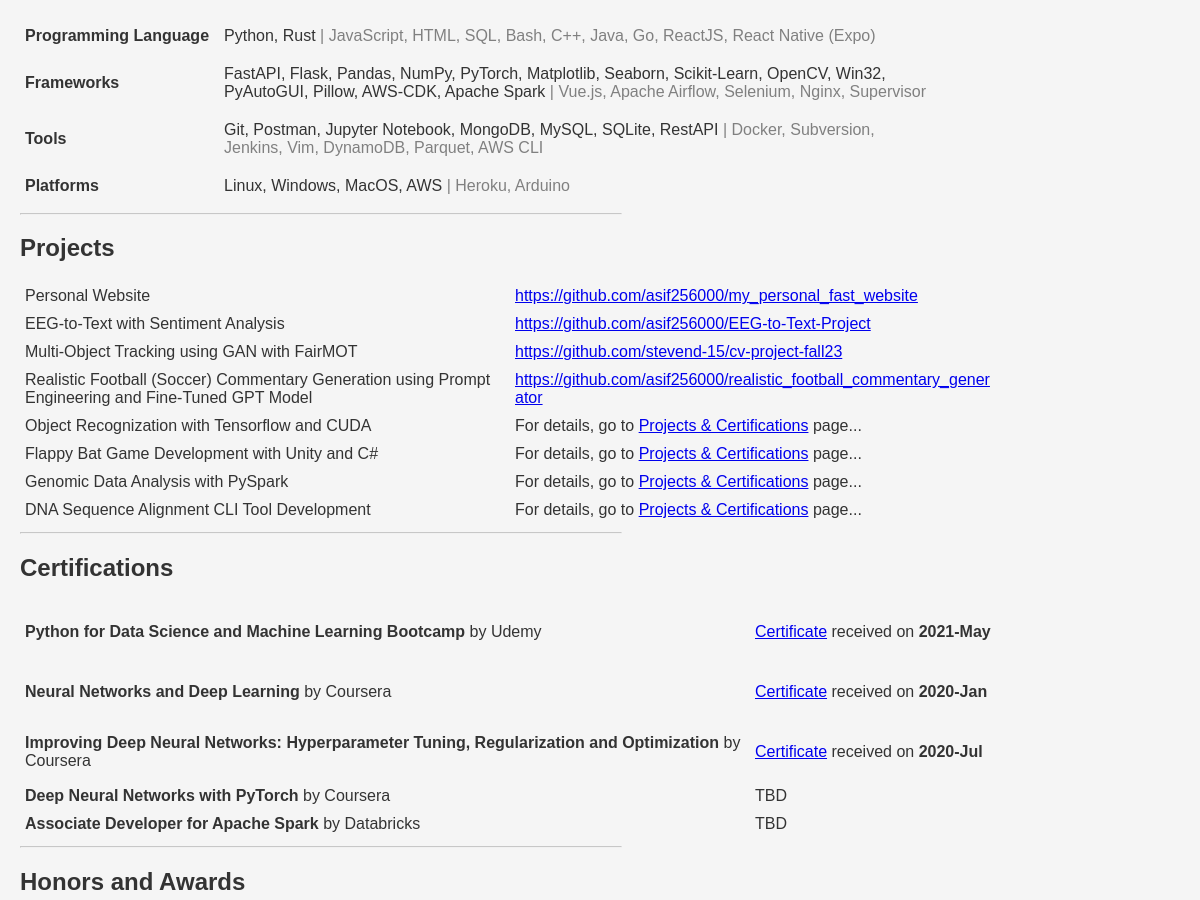
Before: /overview (middle part) with the older database file.
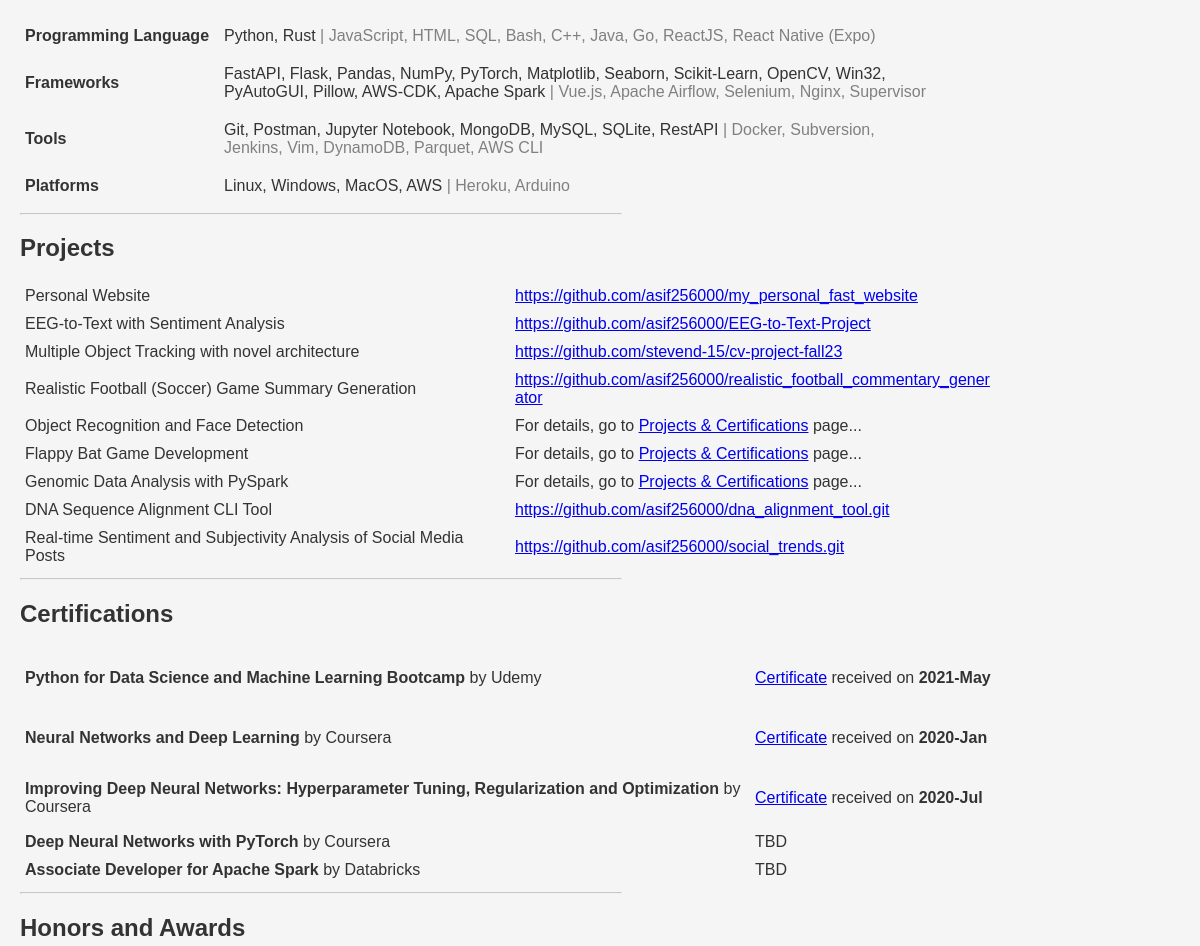
After: the same page with the newer database file.
### src/data/models.py (models this page shows)
class Skills(Base):
    __tablename__ = "skills"
    id = Column(Integer, primary_key=True, index=True)
    skill = Column(String)
    subcategory = Column(String)
    proficiency = Column(String)
    fk_user = Column(Integer, ForeignKey("basic_info.id"))
    user = relationship("BasicInfo", back_populates="skills")

class Projects(Base):
    __tablename__ = "projects"
    id = Column(Integer, primary_key=True, index=True)
    title = Column(String)
    description = Column(String)
    link = Column(String)
    fk_user = Column(Integer, ForeignKey("basic_info.id"))
    user = relationship("BasicInfo", back_populates="projects")

class Certifications(Base):
    __tablename__ = "certifications"
    id = Column(Integer, primary_key=True, index=True)
    title = Column(String)
    issuer = Column(String)
    description = Column(String)
    achievement_date = Column(Date)
    link = Column(String)
    fk_user = Column(Integer, ForeignKey("basic_info.id"))
    user = relationship("BasicInfo", back_populates="certifications")

### src/web/routes.py (the view)
@router.get("/overview", name="overview", response_class=HTMLResponse)
def send_overview(request: Request, db: Session = Depends(db_init.get_db)):
    basic_info = db_ops.filter_data_with_id(db, table_name="basic_info", lookup_id=1)
    user_filter = {"fk_user": basic_info.id}
    education = db_ops.filter_data_from_table(db, table_name="education", lookup_filter=user_filter)
    experience = db_ops.filter_data_from_table(db, table_name="experience", lookup_filter=user_filter)
    skills = db_ops.filter_data_from_table(db, table_name="skills", lookup_filter=user_filter)
    projects = db_ops.filter_data_from_table(db, table_name="projects", lookup_filter=user_filter)
    certifications = db_ops.filter_data_from_table(db, table_name="certifications", lookup_filter=user_filter)
    honors_and_awards = db_ops.filter_data_from_table(db, table_name="honors_and_awards", lookup_filter=user_filter)
    interests = db_ops.filter_data_from_table(db, table_name="interests", lookup_filter=user_filter)
    resume = db_ops.filter_data_from_table(db, table_name="resume", lookup_filter=user_filter | {"is_latest": 1})
    return templates.TemplateResponse(
        "overview.html",
        {
            "request": request,
            "current_page": "overview",
            "curr_date": date.today(),
            "basic_info": basic_info,
            "education": education,
            "experience": experience,
            "skills": arrange_skills(skills),
            "projects": projects,
            "certifications": certifications,
            "honors_and_awards": honors_and_awards,
            "interests": arrange_interests(interests),
            "resume": resume,
        },
    )

### templates/overview.html (shortened to what this page needs)
{% extends "base.html" %}
{% block content %}
    <div class="main-content">
        <section id="skills">
            <table>
            <tbody class="two-cols dense-table">
                {% for skill_category, all_skills in skills.items() %}
                    {% set adv_skills = ", ".join(all_skills.get("Advanced", [])) %}
                    {% set int_skills = ", ".join(all_skills.get("Intermediate", [])) %}
                    <tr>
                        <td><b>{{ skill_category }}</b></td>
                        <td>
                            <p style="margin: 5px;">
                                <span style="opacity: 1;">{{ adv_skills }}</span>
                                {% if int_skills %}
                                    <span style="opacity: 0.6;">| {{ int_skills }}</span>
                                {% endif %}
                            </p>
                        </td>
                    </tr>
                {% endfor %}
            </tbody>
            </table>
        </section>
        <hr class="section-divider">
        <section id="projects">
            <h2>Projects</h2>
            <table>
                <tbody class="equal-two-cols dense-table">
                    {% for proj in projects %}
                        <tr>
                            <td>{{ proj.title }}</td>
                            {% if proj.link %}
                                <td><a href="{{ proj.link }}">{{ proj.link }}</a></td>
                            {% else %}
                                <td>For details, go to <a href="{{ url_for('projects_certificates') }}">Projects & Certifications</a> page...</td>
                            {% endif %}
                        </tr>
                    {% endfor %}
                </tbody>
            </table>
        </section>
        <hr class="section-divider">
        <section id="certifications">
            <h2>Certifications</h2>
            <table>
            <tbody class="inverted-two-cols dense-table">
                {% for cert in certifications %}
                    <tr>
                    <td><b>{{ cert.title }}</b> by {{ cert.issuer }}</td>
                    {% if cert.link %}
                        <td><p><a href="{{ cert.link }}">Certificate</a> received on <b>{{ cert.achievement_date.strftime("%Y-%b") }}</b></p></td>
                    {% else %}
                        <td>TBD</td>
                    {% endif %}
                    </tr>
                {% endfor %}
            </tbody>
            </table>
        </section>
        <hr class="section-divider">
        <section id="honors_and_awards">
            <h2>Honors and Awards</h2>
        </section>
        {% set resume_path = resume[0].file_path %}
    </div>
{% endblock %}
{% block static_links %}
    <link href="{{ url_for('static', path='/timeline.css') }}" rel="stylesheet">
{% endblock %}

Changed rows visible on the page:
changed Projects "https://github.com/stevend-15/cv-project-fall23": title "Multi-Object Tracking using GAN with FairMOT" → "Multiple Object Tracking with novel architecture"
changed Projects "https://github.com/asif256000/realistic_football_commentary_generator": title "Realistic Football (Soccer) Commentary Generation using Prompt Engineering and Fine-Tuned GPT Model" → "Realistic Football (Soccer) Game Summary Generation"
changed Projects: title "Object Recognization with Tensorflow and CUDA" → "Object Recognition and Face Detection"
changed Projects: title "Flappy Bat Game Development with Unity and C#" → "Flappy Bat Game Development"
changed Projects: title "DNA Sequence Alignment CLI Tool Development" → "DNA Sequence Alignment CLI Tool"; link (not shown) → "https://github.com/asif256000/dna_alignment_tool.git"; no longer shows "For details, go to Projects & Certifications page..."
added Projects: title "Real-time Sentiment and Subjectivity Analysis of Social Media Posts", link "https://github.com/asif256000/social_trends.git"
